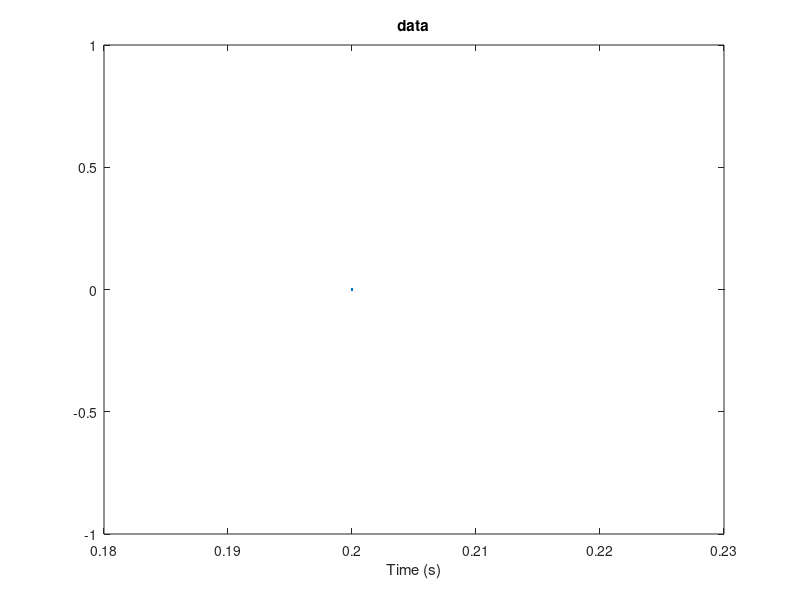

The MATLAB source for this figure: (Note: this script raises an error after producing the figure.)
%------------------------------------------------------------------------
% PowerSpectrum.m
%------------------------------------------------------------------------
% FFT transform
% FFT power spectrum analysis 
%------------------------------------------------------------------------
[data]=uigetfile('*dat', 'Select data for Power Spectrum Analysis','cd');
Fs=input('Input data Fs     ');
L=length(data);
t=(1:L)/Fs;
figure
plot(t,data);
hold on
title('data')
xlabel('Time (s)')
hold off

Y = fft(data,L);
Y_conj = Y.*conj(Y)/L;
f = Fs/L*(0:L/2+2);
figure;
plot(f,Y_conj(1:L/2+3));
%use only half of the points, the rest are symmetric
hold on
title('Power Spectral Density')
xlabel('Frequency (Hz)')
